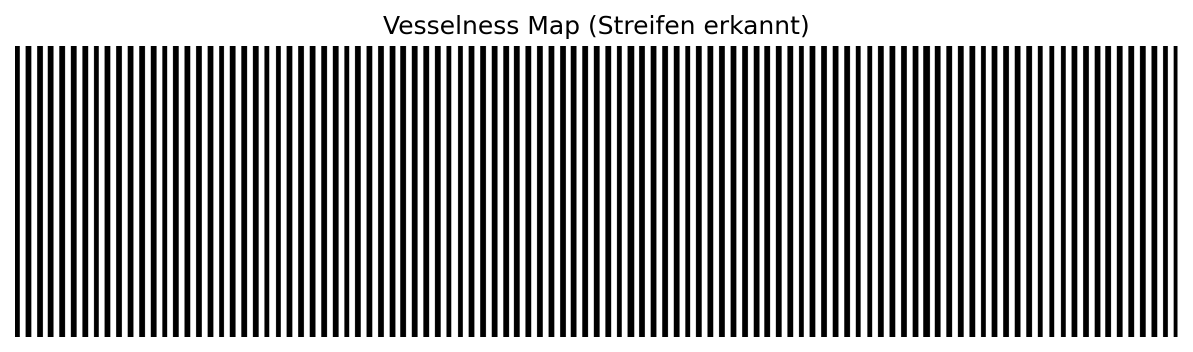
#> input picture images/output_stripes.png, 2385 x 704 px, given in place of testStripes10.jpg, which was not available (shown at 1/2 size)
$ python stripeDetectionManySigma.py
#> lines starting #> are read from the running program, lines starting #| are printed output that depends on the picture; after the words box and inside, x2 and y2 are one past the last pixel; in counts of white or black regions, pixels touching at a corner belong together; pictures that were not available may be replaced by others from this repository, and a replacement may not be noted
# Beispiel: Graustufenbild einlesen
import cv2
import numpy as np
import matplotlib.pyplot as plt
from scipy.signal import find_peaks
from scipy.ndimage import gaussian_filter
from scipy.ndimage import binary_closing
import os
import re
import time

test_img_num = 10
sigmas = [1, 2, 3]
save_plot = False
save_img = False
one_line = False
#================================================================================================
# Visual functions
#================================================================================================
# [135 lines left out: functions save_image, plot_array, plot_array_over_img, img_vesselnessmap, mark_stripes, mark_window and 1 more, not called in this run]

#================================================================================================
# Essential functions
#================================================================================================
def read_image(img_name):       # Img einlesen
    folder = os.path.dirname(os.path.abspath(__file__))
    img_path = os.path.join(folder, "images", "testStripes" + str(img_name) + ".jpg")
    I_BGR = cv2.imread(img_path)
    I_GRAY  = cv2.cvtColor(I_BGR, cv2.COLOR_BGR2GRAY)
    return I_GRAY, I_BGR

def img_blurring(I_GRAY, sigmas):  # Img blurren
    I_sigmas = []
    count = 1
    for i in sigmas:
        ksize = int(6 * i + 1)
        I_sigma = cv2.GaussianBlur(I_GRAY, (ksize, ksize), sigmaX=i, sigmaY=i)  # (5, 5) Kernel, gibt Feldgröße an, sigma, gibt gewichtung an
        I_sigmas.append(I_sigma)
    return I_sigmas

def img_lambda(I_sigmas):       # Lambdas berechnen
    lambdas = []
    count = 0
    Ixxs = []
    Iyys = []
    Ixys = []
    for I_sigma in I_sigmas:
        Iyy = gaussian_filter(I_sigma, sigma=sigmas[count], order=(2,0))
        Ixx = gaussian_filter(I_sigma, sigma=sigmas[count], order=(0,2))
        Ixy = gaussian_filter(I_sigma, sigma=sigmas[count], order=(1,1))

        # da Große Sigma werden systematisch benachteiligt werden
        Ixx *= sigmas[count]**2
        Iyy *= sigmas[count]**2
        Ixy *= sigmas[count]**2
        count += 1

        tmp1 = (Ixx + Iyy) / 2.0
        tmp2 = np.sqrt(((Ixx - Iyy)/2)**2 + (Ixy**2))
        lambda1 = tmp1 + tmp2
        lambda2 = tmp1 - tmp2
        lambdas.append((lambda1, lambda2))

        # Um alle Ableitungen plotten zu können
        Ixxs.append(Ixx)
        Iyys.append(Iyy)
        Ixys.append(Ixy)
    if save_plot and one_line is False:
        plot_array_over_img(Ixxs, "2_Ableitungen", True, I_RGB)
    return lambdas

def img_vesselness(lambdas, alpha, beta): # erstellt vesselness map
    eps = 1e-8
    V_all = []

    for lambda1, lambda2 in lambdas:
        # 1) Sortieren: |λ1| >= |λ2|
        l1 = lambda1
        l2 = lambda2
        switch = np.abs(lambda2) > np.abs(lambda1)
        l1, l2 = np.where(switch, lambda2, lambda1), np.where(switch, lambda1, lambda2)

        # 2) Vesselness-Formel
        mask = l1 > 0
        R = abs(l2 / (l1 + eps))
        S = l1**2 + l2**2
        V = np.zeros_like(l1)
        V[mask] = np.exp(-alpha * R[mask]) * (1 - np.exp(-beta * S[mask]))
        V_all.append(V)

    # Multi-scale Vesselness -> Pixelweises Maximum über alle sigma
    V_all = np.stack(V_all, axis=0)
    V_max = np.max(V_all, axis=0)

    # Normierung
    V_norm = (V_max - np.min(V_max)) / (np.max(V_max) - np.min(V_max) + eps)

    return V_norm, V_all, V_max

def get_vessels():
    I_GRAY, I_BGR = read_image(test_img_num)
#> in read_image, I_BGR is the input picture: shape (704, 2385, 3); min 0, max 255, mean 151.7
    I_RGB = cv2.cvtColor(I_BGR, cv2.COLOR_BGR2RGB)
    I_sigmas = img_blurring(I_GRAY, sigmas)
#> after the loop in img_blurring, `for i in sigmas:`: I_sigmas = 3 items
    lambdas = img_lambda(I_sigmas)
    V_norm, V_all, V_max = img_vesselness(lambdas, 0.5, 0.5 )
    return I_RGB, I_BGR, V_norm
#==================================================================================================
# [10 lines left out: function create_projector_values, not called in this run]

def get_projector_values(window_size):
    if test_img_num != 1:
        projector_points = []
        projector_color = []
        with open("peaks_projector.txt", "r", encoding="utf-8") as f:
            for line in f:
                projector_points.append(int(line))
        with open("color_projector.txt", "r", encoding="utf-8") as f:
            for line in f:
                projector_color.append(line.rstrip('\n'))

        projector_values = {}
        for i in range(len(projector_color) - window_size + 1):
            key = tuple(projector_color[i: i + window_size])
            value = projector_points[i: i + window_size]
            projector_values[key] = value
        return projector_values
    else:
        return None, None

def find_mask(V_norm, y):
    #print(V_norm[y])
    mask = V_norm[y,:] >= 0.9
    mask_int = mask.astype(np.int8)
    #print(mask)
    diff = np.diff(mask_int)

    intervall_anfang = np.where(diff == 1)[0] + 1
    intervall_ende = np.where(diff == -1)[0] + 1

    if mask[0]:
        intervall_anfang = np.insert(intervall_anfang, 0, 0)
    if mask[-1]:
        intervall_ende = np.append(intervall_ende, len(mask))
    return intervall_anfang, intervall_ende

def detect_stripes(I_RGB_max, y): # scannt nach peaks und filtert mit der vesellnes map
    peaks, props = find_peaks(I_RGB_max[y], prominence= 10, distance=10)
    return peaks

def find_true_stripes(peaks, intervall_anfang, intervall_ende):
    inside = ((peaks[:, None] >= intervall_anfang[None, :]) &(peaks[:, None] <= intervall_ende[None, :]))
    true_peaks = peaks[np.any(inside, axis=1)]

    if one_line:
        print(f"Gefundene Peaks: {len(peaks)}")
    return true_peaks

def color_detection(I_RGB, y_scan, x, peaks):  # erkennt die Farbwerte an der position anhand des windows
    color_min = [300, 300, 300]
    color_max = [0, 0, 0]
    buffer = 0
    if x > (len(peaks) - 3):
        buffer = 3 - (len(peaks) - x)
    if x < 2:
        buffer = -2 + x

    for i in range(-2 - buffer, 3 - buffer):
        for j in range(3):
            if(I_RGB[y_scan, peaks[x + i]][j] < color_min[j]):
                color_min[j] = I_RGB[y_scan, peaks[x + i]][j]

            if(I_RGB[y_scan, peaks[x + i]][j] > color_max[j]):
                color_max[j] = I_RGB[y_scan, peaks[x + i]][j]

    h = [0, 0, 0]
    ambient = [0, 0, 0]
    for i in range(3):
        h[i] = color_max[i] - color_min[i]
        ambient[i] = color_min[i]

    color = [0, 0, 0]
    eps = 1e-6
    for j in range(3):
        color[j] = (I_RGB[y_scan, peaks[x]][j] - ambient[j]) / (h[j] + eps)
    return ambient, I_RGB, y_scan, x, color, h

def color_mapping(color, top_limit, low_limit):     # weißt den farbwerten einer der 6 farben zu
    if((color[0] > top_limit) & (color[1] < low_limit) & (color[2] < low_limit)):
        return "R" #1 #R
    elif((color[0] < low_limit) & (color[1] > top_limit) & (color[2] < low_limit)):
        return "G"#2 #G
    elif((color[0] < low_limit) & (color[1] < low_limit) & (color[2] > top_limit)):
        return "B"#3 #B
    elif((color[0] > top_limit) & (color[1] > top_limit) & (color[2] < low_limit)):
        return "Y"#4 #Y
    elif((color[0] > top_limit) & (color[1] < low_limit) & (color[2] > top_limit)):
        return "M"#5 #M
    elif((color[0] < low_limit) & (color[1] > top_limit) & (color[2] > top_limit)):
        return "C"#6 #C
    else:
        return "?"#0 #?

def colorline_detection(I_RGB, y, peaks):      # erkennt alle farben in einer reihe
    colorcombination = [""] * len(peaks)
    for i in range(len(peaks)):
        # mark_window(x, y_scan)
        ambient, I_RGB, y, x, color, h = color_detection(I_RGB, y, i, peaks)
        # print_values(ambient, I_rgb, y, x, color, h)
        colorcombination[i] = color_mapping(color, 0.5, 0.2)
    return colorcombination

def find_window(projector_values, colorcombination, all_peaks, window_size):
    points_camera = []
    points_projector = []
    latest_color = 0
    counter  = 0
    for i in range(len(colorcombination) - window_size + 1):
        window = tuple(colorcombination[i: i + window_size])
        points = projector_values.get(window)
        if points is not None:
            counter += 1
            for j in range(max(0, latest_color - i), len(points)):
                points_camera.append(all_peaks[i + j])
                points_projector.append(points[j])
            latest_color = i + window_size
    return points_camera, points_projector

# [15 lines left out: function test_accuracy, not called in this run]

def calc_multiple_lines(I_RGB, I_BGR, V_norm):   #Funktion zu langsam
    if one_line is False:
        all_points_camera = []
        all_points_projector = []

        I_RGB_max = np.max(I_RGB, axis=2)   # shape: (H, W)
        projector_values = get_projector_values(5)

        time_mask = 0
        time_stripes = 0
        time_true_stripes = 0
        time_window = 0

        start_loop = time.perf_counter()
        for y in range(0, I_RGB.shape[0]):
            start_mask = time.perf_counter()
            intervall_anfang, intervall_ende = find_mask(V_norm, y)             #find mask
            end_mask = time.perf_counter()
            time_mask += (end_mask - start_mask)

            start_stripes = time.perf_counter()
            peaks = detect_stripes(I_RGB_max, y)                                #detect stripes
            end_stripes = time.perf_counter()
            time_stripes += (end_stripes - start_stripes)

            start_true_stripes = time.perf_counter()
            peaks = find_true_stripes(peaks,intervall_anfang, intervall_ende)   #true stripes
            end_true_stripes = time.perf_counter()
            time_true_stripes += (end_true_stripes - start_true_stripes)

            start_window = time.perf_counter()
            if len(peaks) >= 5 and len(projector_values) >= 5:
                colorcombination = colorline_detection(I_RGB, y, peaks)          #colorline detection
                c, p = find_window(projector_values, colorcombination, peaks, 5) #find window
                for i in range(len(c)):
                    all_points_camera.append((c[i],y))
                    all_points_projector.append((p[i],y))
            else:
                pass
            end_window = time.perf_counter()
            time_window += (end_window - start_window)

        end_loop = time.perf_counter()
        print("Time for loop     : " + str(end_loop - start_loop))
        print("-----------------------------------------------")
        print("Time for maske    : " + str(round(time_mask, 3))+ " s")
        print("Time for stripes  : " + str(round(time_stripes,3))+ " s")
        print("Time for true_str : " + str(round(time_true_stripes,3))+ " s")
        print("Time for window   : " + str(round(time_window, 3))+ " s")

        show_peaks = False
        if show_peaks:
            overlay = I_RGB.copy().astype(float) / 255.0

            plt.figure(figsize=(10,10))
            plt.imshow(overlay)
            plt.title("Intervalle und Peaks")
            plt.show()
        return all_points_camera, all_points_projector
    return None, None

#================================================================================================
# Main
#================================================================================================
def main():
    I_RGB, I_BGR, V_norm = get_vessels()
#> the loop in img_lambda, `for I_sigma in I_sigmas:` made 3 passes
#> pass 1, in img_lambda, `tmp1 = (Ixx + Iyy) / 2.0`:
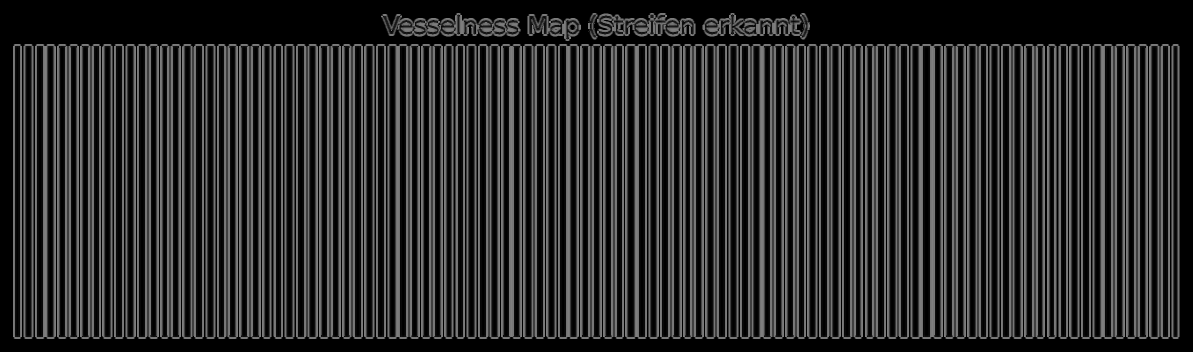
#> tmp1: shape (704, 2385) float64 (shown at 1/2 size); min 0, max 127.5, mean 44.4
#> after the loop in img_lambda, `for I_sigma in I_sigmas:`:
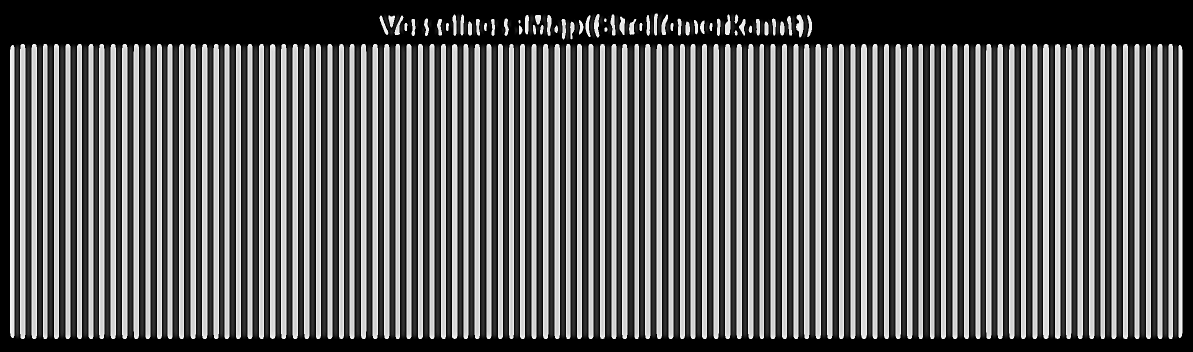
#> Ixx: shape (704, 2385) (shown at 1/2 size); min 0, max 247, mean 97.5
#> after the loop in img_lambda, `for I_sigma in I_sigmas:`:
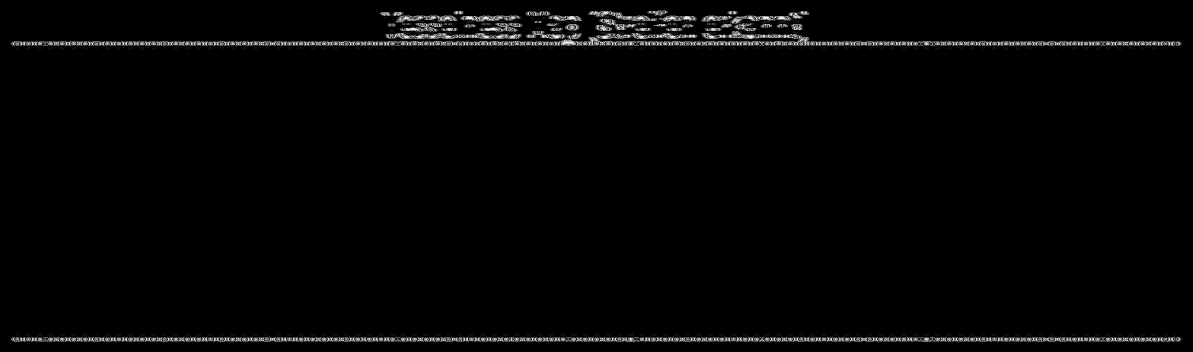
#> Iyy: shape (704, 2385) (shown at 1/2 size); min 0, max 255, mean 4.5
#> after the loop in img_lambda, `for I_sigma in I_sigmas:`: count = 3; lambdas = 3 items
#> the loop in img_vesselness, `for lambda1, lambda2 in lambdas:` made 3 passes
#> pass 1, in img_vesselness, `l2 = lambda2`:
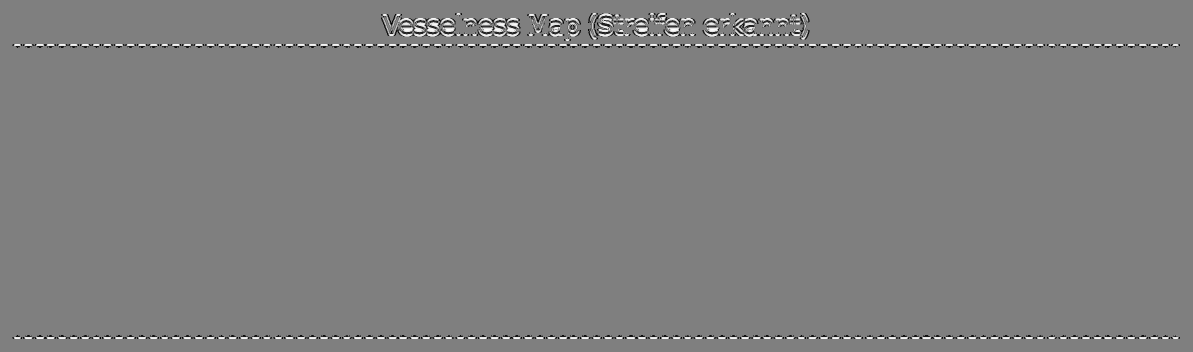
#> l2: shape (704, 2385) float64 (shown at 1/2 size); min -127.8, max 127, mean 0.1; drawn with min black and max white
#> pass 1, in img_vesselness, `mask = l1 > 0`:
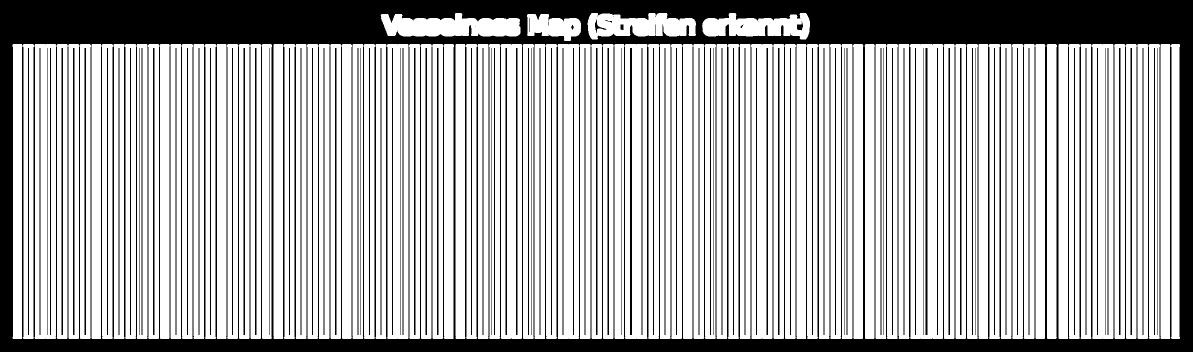
#> mask: shape (704, 2385) bool (shown at 1/2 size); 69% white; 113 black regions (7 under 20 px), largest, box (x1, y1, x2, y2) and area: (0, 0, 2385, 704) 401638, (1260, 96, 1264, 670) 2296, (1851, 96, 1855, 670) 2296
#> after the loop in img_vesselness, `for lambda1, lambda2 in lambdas:`:
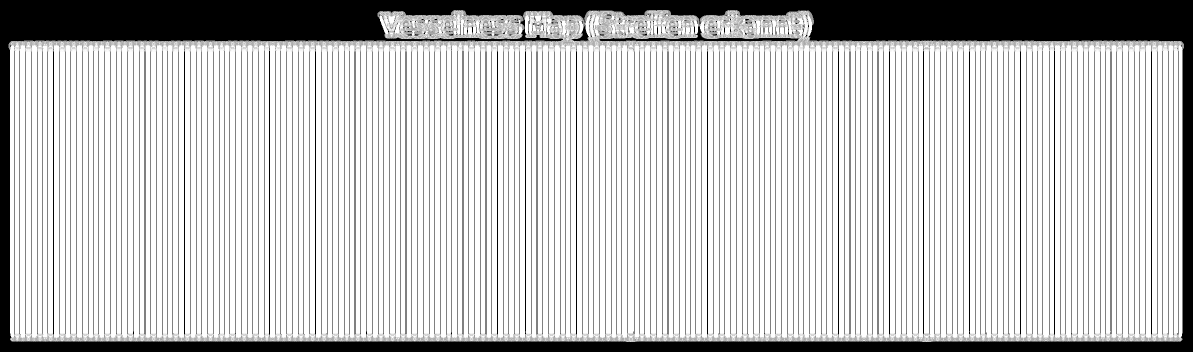
#> V: shape (704, 2385) float64 (shown at 1/2 size); min 0, max 1, mean 0.773
#> in img_vesselness, `V_max = np.max(V_all, axis=0)`:
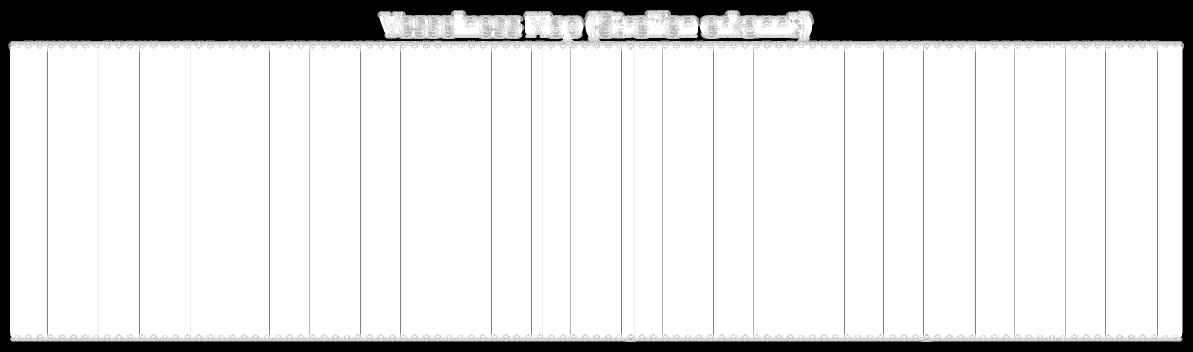
#> V_max: shape (704, 2385) float64 (shown at 1/2 size); min 0, max 1, mean 0.85
    points_camera, points_projector = calc_multiple_lines(I_RGB, I_BGR, V_norm)
#> (reads .calibrated structured light/peaks_projector.txt from the repository)
#> (reads .calibrated structured light/color_projector.txt from the repository)
#> the loop in calc_multiple_lines, `for y in range(0, I_RGB.shape[0]):` made 704 passes
#> (peaks, colorcombination) on passes 34 to 39: ([782, 1075, 1195, 1226, 1268, 1311], ['?', '?', '?', '?', '?', '?']), ([782, 1075, 1195, 1226, 1268, 1311, 1525, 1597], ['?', '?', '?', '?', '?', '?', '?', '?']), ([783, 856, 989, 1076, 1194, 1226, 1311, 1391, 1597], ['?', '?', '?', '?', '?', '?', '?', '?', '?']), ([782, 856, 989, 1075, 1193, 1212, 1226, 1391, 1597], ['?', '?', '?', '?', '?', '?', '?', '?', '?']), ([782, 989, 1064, 1076, 1087, 1193, 1212, 1226, 1391, 1598], ['?', '?', '?', '?', '?', '?', '?', '?', '?', '?']), ([783, 855, 989, 1064, 1075, 1137, 1193, 1391, 1525, 1598], ['', '', '', '', '', '', '', '', '', ''])
#> (true_peaks in find_true_stripes, colorcombination) on pass 33: ([856, 989, 1076, 1197, 1260, 1311], ['?', '?', '?', '?', '?', '?'])
#| Time for maske    : 0.034 s
#| Time for stripes  : 0.226 s
#| Time for true_str : 0.034 s
#| Time for window   : 2.819 s
    print ("Punkte gefunden: " + str(len(points_projector)) + " / " + str(102 * 1080) + "  : " + str(round(len(points_projector)/(102*1080) * 100, 2)) + " %")
#| Punkte gefunden: 0 / 110160  : 0.0 %
    return points_camera, points_projector

if __name__ == "__main__":
    start = time.perf_counter()
    main()
    end = time.perf_counter()
    print("-----------------------------------------------")
    print("Total Time        : " + str(round(end - start, 3)) + " s")
#| Total Time        : 4.361 s
#================================================================================================
# Images and Plots
#================================================================================================
if save_img and one_line is False:
    #img_vesselnessmap(V_norm)
    #mark_stripes()
    count = 1
    for i in I_sigmas:
        #save_image(i, "gray", f"img{test_img_num}_blurred   Sigma: " + str(count), f"images/img{test_img_num}_blurred_{sigmas[count-1]}.png" )
        count += 1

if save_plot and one_line is True:
    #plot_array(I_RGB, "img" + str(test_img_num) + "_Original.png", False)
    if save_img is False:
        mark_stripes()
    #plot_array_over_img(I_sigmas, "img" + str(test_img_num) + "_Sigmas", True, I_RGB)
    # in img_labda ist ein plotaufruf für Ixx
    #plot_array_over_img(V_all, "img" + str(test_img_num) + "_V_all_img", True, I_RGB)
    plot_array_over_img(V_max, "img" + "_V_max_img", False, I_RGB, 20)
    #plot_array(V_max, "img" + str(test_img_num) + "_V_max", False)
